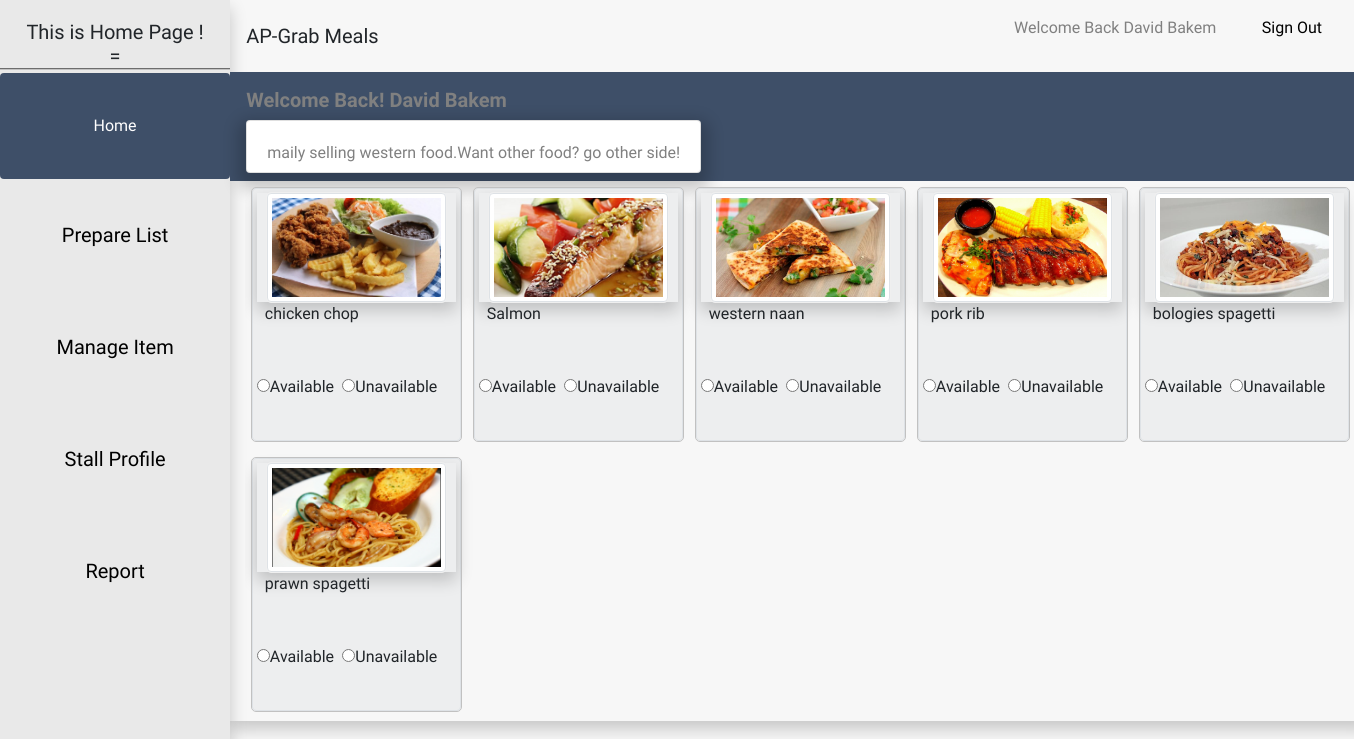
/online-meal-ordering-system/vendor-dept-app/home.php (signed in), run on the app's committed database.
### tables this page shows
CREATE TABLE `food` (
  `Food_ID` varchar(255) NOT NULL,
  `Stall_ID` int(11) NOT NULL,
  `Food_Name` varchar(255) NOT NULL,
  `Food_Category` varchar(255) NOT NULL,
  `Unit_Price` varchar(255) NOT NULL,
  `Food_Description` varchar(255) NOT NULL,
  `Food_File` varchar(255) NOT NULL,
  `Food_Status` varchar(255) NOT NULL
);

### online-meal-ordering-system/vendor-dept-app/home.php (the view, shortened to what this page needs)
<?php session_start();
include("base.php");?>
	<div class="caca">
		<nav class="navbar navbar-light cacaca">
			<div class="narvar-brand">
				<a class="navbar-brand"><b>Welcome Back!    <?php echo $_SESSION['login_stall'];?></b></a>
				<div class="card qeqwe">
					<div class="card-body">
						<p class="card-text"><?php echo $_SESSION['login_description'];?></p>
					</div>
				</div>
			</div>
		</nav>
	<div class="container">
		<div class="connocon" class="food_item_frame">
			<?php
				$foodcategory = mysqli_real_escape_string($con, $_SESSION['login_category']);
				$food_check = "SELECT * FROM food WHERE Food_Category= '$foodcategory' ";
				$result = mysqli_query($con, $food_check);
				while($result1 = mysqli_fetch_array($result))
				{	$image = $result1['Food_File'];
    				$name = $result1['Food_Name'];
    				echo "<form action='update2.php' method='post' id='availableform' required>";
    				echo "<div class='ichiban'>";
    				echo "<div class='img-thumbnail erchiban'>";
    				echo "<div class='sanchiban'>";
			 		echo "<img class='img-thumbnail sichiban' src='images/".$image."'>";
			 		echo "</div>";
			  		echo "<div class='food_price wuchiban'><input type='hidden' name='foodder' value='".$name."'>".$name."</div>";
			  		echo "<div class='liuchiban'><input type='radio' name='available' value='available' required>Available</div>";
			  		echo "<div class='qichiban'><input type='radio' name='available' value='unavailable' required>Unavailable</div>";
			  		echo "</div>";
			  		echo "</div>";
			  		echo "</form>";
			  	}
    		?>
		</div>
	</div>
	</div>

### online-meal-ordering-system/vendor-dept-app/base.php (shortened to what this page needs)
<!DOCTYPE html>
<html>
<head>
<link rel="stylesheet" type="text/css" href="home.css"/>
<link rel="stylesheet" type="text/css" href="manage.css"/>
<link rel="stylesheet" type="text/css" href="profile.css"/>
<link rel="stylesheet" type="text/css" href="changepass.css"/>
<link rel="stylesheet" type="text/css" href="edit.css"/>
<link rel="stylesheet" type="text/css" href="prepare.css"/>
<link rel="stylesheet" href="https://stackpath.bootstrapcdn.com/bootstrap/4.3.1/css/bootstrap.min.css">
</head>
<body>
<div class="maxmaxmax">
<form>
<div class="sidebar">
	<center>
		<h4>
            <?php
            $url = $_SERVER["REQUEST_URI"];
            $pos = strrpos($url, "home.php");
            $pos1 = strrpos($url, "prepare.php");
            $pos2 = strrpos($url, "manage.php");
            $pos3 = strrpos($url, "profile.php");
            $pos4 = strrpos($url, "edit.php");
            $pos5 = strrpos($url, "topsales.php");
            $pos6 = strrpos($url, "report.php");
            $pos7 = strrpos($url, "report1.php");
              if($pos != false){
                echo "<div class='paddddd'><h5>This is Home Page !<br>=</h5></div>";
                echo "<div class='paddd'>";
                echo "<div class='babachiban'>";
    				    echo "<a class='btn active' href='home.php'>Home</a>";
                echo "<a class='btn wolala' href='prepare.php'>Prepare List</a>";
    				    echo "<a class='btn wolala' href='manage.php'>Manage Item</a>";
    				    echo "<a class='btn wolala' href='profile.php'>Stall Profile</a>";
                echo "<a class='btn wolala' href='report.php'>Report</a>";
                echo "</div>";
              }
              ?>
  			</div>
		</h4>
	</center>
</div>
</form>
	<div class="nacnac">
		<nav class="navbar">
			<a class="navbar-brand">AP-Grab Meals</a>
      <p class="navbar idkhtd">Welcome Back  <?php echo $_SESSION["login_stall"];?><a href="home.php?logout='1'" class="cancel cancellogout">Sign Out</a></p>
		</nav>
	</div>
</div>
</body>
</html>

### online-meal-ordering-system/vendor-dept-app/base.php (style rules this page uses)
body { font-family: 'ZCOOL XiaoWei', serif; }

### data on the page
food: Food_File (picture), Food_Name "chicken chop"
food: Food_File (picture), Food_Name "Salmon"
food: Food_File (picture), Food_Name "western naan"
food: Food_File (picture), Food_Name "pork rib"
food: Food_File (picture), Food_Name "bologies spagetti"
food: Food_File (picture), Food_Name "prawn spagetti"

### other printed values
$_SESSION["login_stall"] "David Bakem"
$_SESSION['login_stall'] "David Bakem"
$_SESSION['login_description'] "maily selling western food.Want other food? go other side!"
